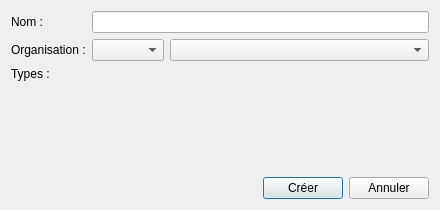
<?xml version="1.0" encoding="UTF-8"?>
<ui version="4.0">
 <class>Dialog</class>
 <widget class="QDialog" name="Dialog">
  <property name="windowModality">
   <enum>Qt::ApplicationModal</enum>
  </property>
  <property name="geometry">
   <rect>
    <x>0</x>
    <y>0</y>
    <width>440</width>
    <height>210</height>
   </rect>
  </property>
  <property name="windowTitle">
   <string>Nouvelle page</string>
  </property>
  <layout class="QVBoxLayout" name="verticalLayout" stretch="0,2,0">
   <item>
    <layout class="QGridLayout" name="gridLayout" rowstretch="0,0,0,1" columnstretch="0,0,1">
     <item row="0" column="1" colspan="2">
      <widget class="QLineEdit" name="le_name"/>
     </item>
     <item row="1" column="2">
      <widget class="QComboBox" name="combo_config"/>
     </item>
     <item row="1" column="1">
      <widget class="QComboBox" name="combo_number">
       <property name="currentIndex">
        <number>-1</number>
       </property>
      </widget>
     </item>
     <item row="0" column="0">
      <widget class="QLabel" name="label">
       <property name="text">
        <string>Nom :</string>
       </property>
      </widget>
     </item>
     <item row="1" column="0">
      <widget class="QLabel" name="label_3">
       <property name="text">
        <string>Organisation :</string>
       </property>
      </widget>
     </item>
     <item row="2" column="0">
      <widget class="QLabel" name="label_2">
       <property name="text">
        <string>Types :</string>
       </property>
      </widget>
     </item>
     <item row="2" column="1" rowspan="2" colspan="2">
      <layout class="QGridLayout" name="layout_graphs"/>
     </item>
    </layout>
   </item>
   <item>
    <spacer name="verticalSpacer">
     <property name="orientation">
      <enum>Qt::Vertical</enum>
     </property>
     <property name="sizeHint" stdset="0">
      <size>
       <width>20</width>
       <height>40</height>
      </size>
     </property>
    </spacer>
   </item>
   <item>
    <layout class="QHBoxLayout" name="horizontalLayout">
     <item>
      <spacer name="horizontalSpacer">
       <property name="orientation">
        <enum>Qt::Horizontal</enum>
       </property>
       <property name="sizeHint" stdset="0">
        <size>
         <width>40</width>
         <height>20</height>
        </size>
       </property>
      </spacer>
     </item>
     <item>
      <widget class="QPushButton" name="but_valid">
       <property name="text">
        <string>Créer</string>
       </property>
       <property name="icon">
        <iconset>
         <normaloff>../Icons/check.png</normaloff>../Icons/check.png</iconset>
       </property>
      </widget>
     </item>
     <item>
      <widget class="QPushButton" name="but_cancel">
       <property name="text">
        <string>Annuler</string>
       </property>
       <property name="icon">
        <iconset>
         <normaloff>../Icons/close.png</normaloff>../Icons/close.png</iconset>
       </property>
      </widget>
     </item>
    </layout>
   </item>
  </layout>
 </widget>
 <resources/>
 <connections/>
</ui>
